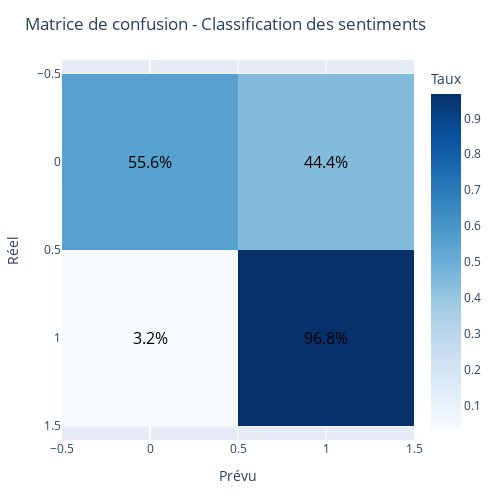

Source (notebook cell):
### Code cell
# Create confusion matrix
labels = [0,1]
cm = confusion_matrix(y_test, y_pred, labels=labels)

# Visualization
# Normalize by line to get percents
cm_perc = cm / cm.sum(axis=1, keepdims=True)

# Create annotations in percents
annotations = np.array([[f"{v:.1%}" for v in row] for row in cm_perc])

# Création de la heatmap avec annotations
fig = go.Figure(data=go.Heatmap(
    z=cm_perc,
    x=labels,
    y=labels,
    colorscale='Blues',
    colorbar=dict(title="Taux")
))

# Ajouter les annotations (texte au centre des cases)
for i in range(len(labels)):
    for j in range(len(labels)):
        fig.add_annotation(dict(
            x=labels[j],
            y=labels[i],
            text=annotations[i, j],
            showarrow=False,
            font=dict(color="black", size=16)
        ))

fig.update_layout(
    title='Matrice de confusion - Classification des sentiments',
    xaxis_title='Prévu',
    yaxis_title='Réel',
    yaxis_autorange='reversed',  # Pour que la matrice s’affiche dans l’ordre attendu
      width=500,   # fixed width
    height=500,  # fixed length
    margin=dict(l=60, r=60, t=60, b=60)
)

# fixed axis ratio
fig.update_yaxes(scaleanchor="x", scaleratio=1)


fig.show()

### Figure 1 — Plotly figure (JSON) as saved in the notebook; plotly's stock layout.template omitted (floating-point values rounded to 4 significant figures)
{"data": [{"colorbar": {"title": {"text": "Taux"}}, "colorscale": [[0, "rgb(247,251,255)"], [0.125, "rgb(222,235,247)"], [0.25, "rgb(198,219,239)"], [0.375, "rgb(158,202,225)"], [0.5, "rgb(107,174,214)"], [0.625, "rgb(66,146,198)"], [0.75, "rgb(33,113,181)"], [0.875, "rgb(8,81,156)"], [1, "rgb(8,48,107)"]], "type": "heatmap", "x": [0, 1], "y": [0, 1], "z": [[0.5557, 0.4443], [0.03221, 0.9678]]}], "layout": {"annotations": [{"font": {"color": "black", "size": 16}, "showarrow": false, "text": "55.6%", "x": 0, "y": 0}, {"font": {"color": "black", "size": 16}, "showarrow": false, "text": "44.4%", "x": 1, "y": 0}, {"font": {"color": "black", "size": 16}, "showarrow": false, "text": "3.2%", "x": 0, "y": 1}, {"font": {"color": "black", "size": 16}, "showarrow": false, "text": "96.8%", "x": 1, "y": 1}], "height": 500, "margin": {"b": 60, "l": 60, "r": 60, "t": 60}, "title": {"text": "Matrice de confusion - Classification des sentiments"}, "width": 500, "xaxis": {"title": {"text": "Prévu"}}, "yaxis": {"autorange": "reversed", "scaleanchor": "x", "scaleratio": 1, "title": {"text": "Réel"}}}}
